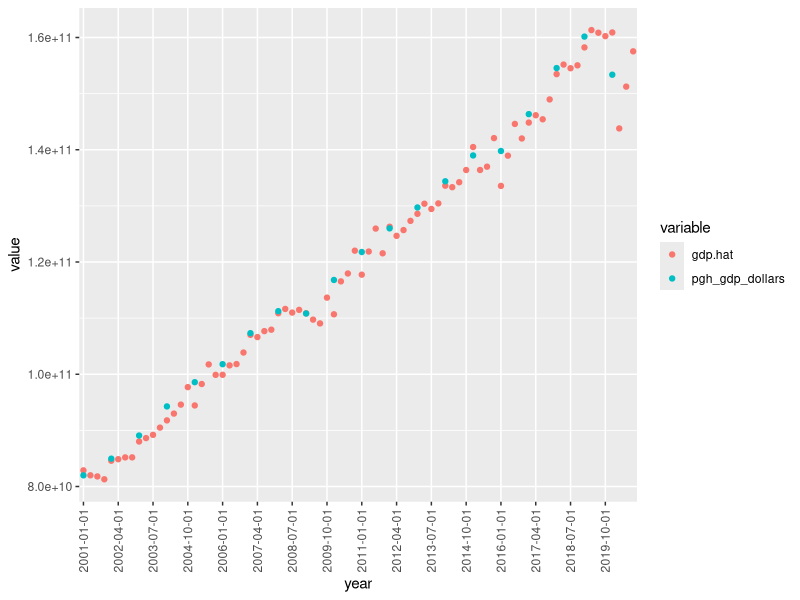
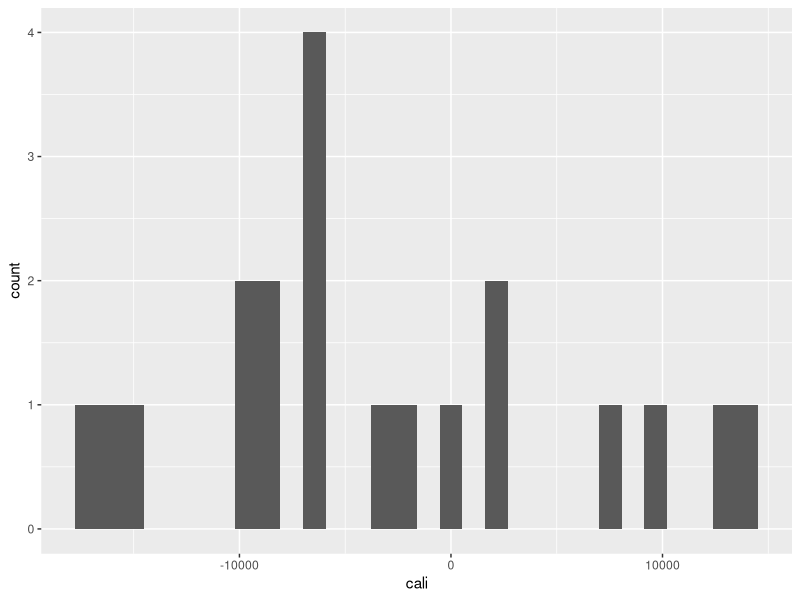
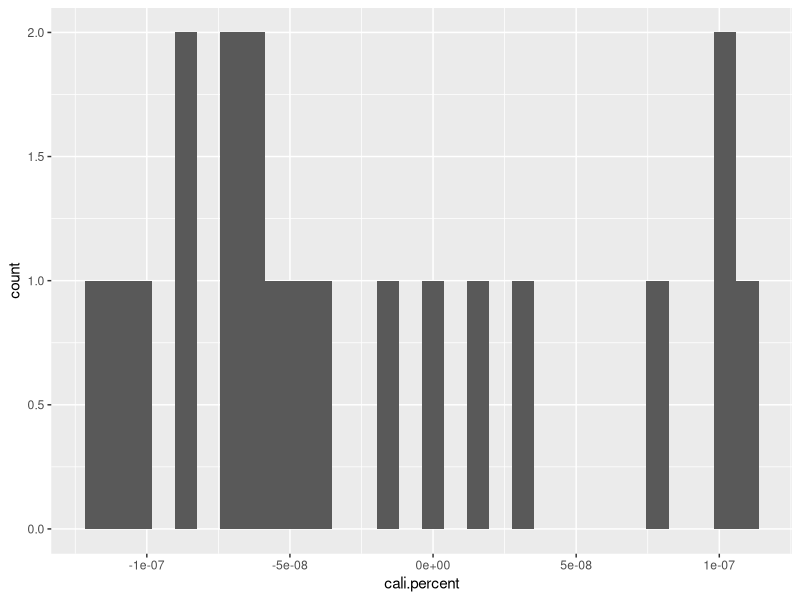
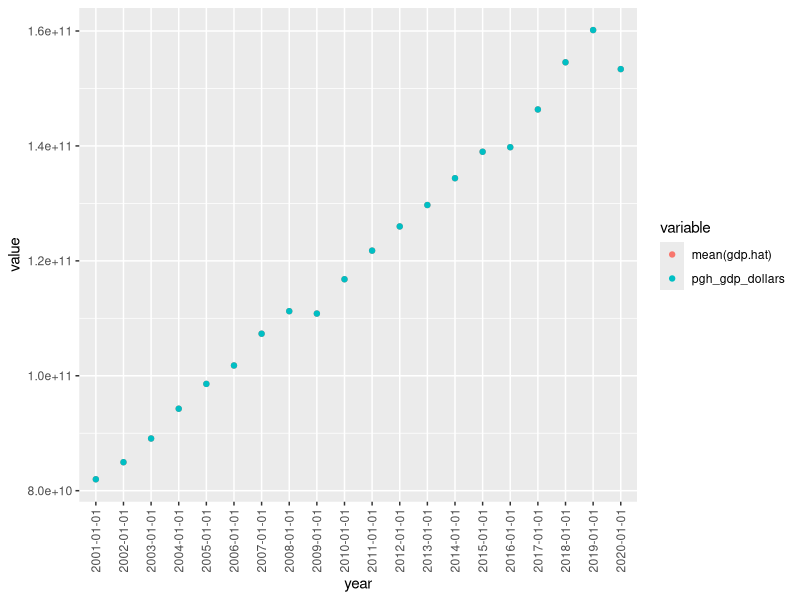
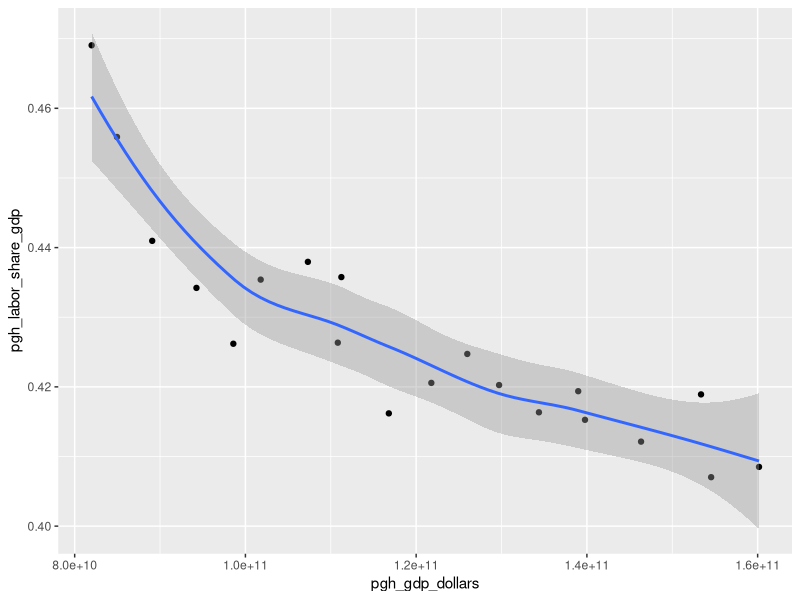
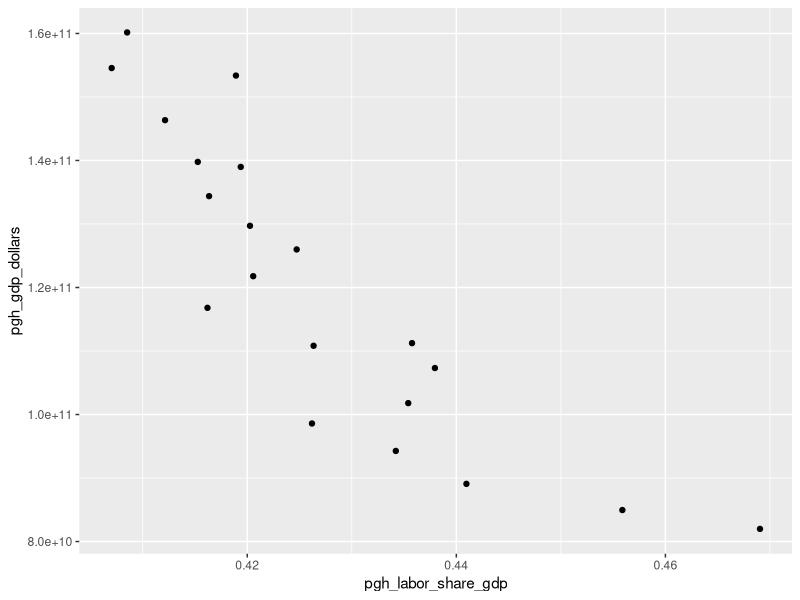

These charts were generated, in order, by the following R code:
## ---- chunk 1
rm(list=ls())
library(tidyverse) 
library(dbplyr) 
library(ggthemes)
library(ggplot2) 

##rm(list=ls())
q.wages <- read.csv("SCAN/quarterly.wages.csv") 
a.wage.data <- read.csv("SCAN/annual.wages.data.csv") 

df <- full_join(q.wages, a.wage.data)
## ---- chunk 2
df$year1 <- substr(df$year, 1, 4)

df$pgh.l.s.g <- df$pgh_labor_share_gdp
df2 <- df %>% 
  fill(pgh.l.s.g)

df2 <- df2 %>% 
  filter(year1 >= 2001 & year < 2021) 
df2$gdp.hat <- ((4 * df2$q_wages_dollars) / (df2$pgh.l.s.g)) 

g <- df2 %>% 
  group_by(year1) %>% 
  summarise(mean(gdp.hat)) 

df3 <- full_join(df2, g)

df3$cali <- df3$pgh_gdp_dollars - df3$`mean(gdp.hat)`

summary(df3$cali)

# make a difference/total real gdp for percent difference 

df3$cali.percent <- df3$cali / df3$pgh_gdp_dollars
## ---- chunk 3
# output calibration values in dollars 
df3$cali.percent.subset <- ifelse(is.na(df3$cali.percent), 0, 1)
df3.y <- df3 %>% 
  filter(cali.percent.subset == 1)

df3.y$cali

a <- df3.y$year1
a
# inputs
gdp.comp.graph <- df3 %>% 
  select("year", "gdp.hat", "pgh_gdp_dollars") %>% 
  gather(key = "variable", value = "value", -year)
gdp.comp.graph$year <- as.character.Date(gdp.comp.graph$year)

gdp.comp.graph$year1 <- substr(gdp.comp.graph$year, 1, 4)

p2 <- ggplot(data = gdp.comp.graph, mapping = aes(x = year, y = value)) 
p2 + geom_point(aes(color = variable)) + 
  scale_x_discrete(breaks = gdp.comp.graph$year[c(T,F,F,F,F)]) + 
  theme(axis.text.x=element_text(angle=90,hjust=1,vjust=0.5))

## ---- chunk 4
# graph calibration values 
p <- ggplot(data = df3, mapping = aes(x = cali))
p + geom_histogram()

p.p <- ggplot(data = df3, mapping = aes(x = cali.percent))
p.p + geom_histogram() 
summary(df3$cali)
summary(df3$cali.percent)


## ---- chunk 5


## make a percent change in labor share of gdp 
df3.y$labor_share_percentchange <- (((lag(df3.y$pgh_labor_share_gdp) - df3.y$pgh_labor_share_gdp) / lag(df3.y$pgh_labor_share_gdp))  * 100)

summary(df3.y$labor_share_percentchange)

## ---- chunk 6
gdp.graph <- df3.y %>%  
  select("year", "mean(gdp.hat)", "pgh_gdp_dollars") %>% 
  gather(key = "variable", value = "value", -year)

p.g <- ggplot(data = gdp.graph, mapping = aes(x = year, y = value)) 
p.g + geom_point(aes(color = variable)) + 
  theme(axis.text.x=element_text(angle=90,hjust=1,vjust=0.5))
  
## ---- chunk 7
p <- ggplot(data = df, mapping = aes(x = pgh_gdp_dollars, y = pgh_labor_share_gdp))
p + geom_point() + geom_smooth()

p1 <- ggplot(data = df, mapping = aes(x = pgh_labor_share_gdp, y = pgh_gdp_dollars))
p1 + geom_point() 
## ---- chunk 8
df$gdp_millions <- df$pgh_gdp_dollars * 1000000
fit <- lm(data = df, pgh_gdp_dollars ~ I(1/pgh_labor_share_gdp))
summary(fit) 

fit2 <- lm(data = df, gdp_millions ~ I(1/pgh_labor_share_gdp))
summary(fit2)

fit1 <- lm(data = df, I(1/pgh_labor_share_gdp) ~ pgh_gdp_dollars) 
summary(fit1)
## ---- chunk 9
annual.us <- read.csv("SCAN/Annual.csv") 
q.us <- read.csv("SCAN/Quarterly.csv") 
## clean annual data 

annual.us$labor_share <- annual.us$GDP_BA06RC1A027NBEA
annual.us$year <- substr(annual.us$DATE, 1, 4)
annual.us$gdp_yearly <- annual.us$GDP
annual.us1 <- annual.us  %>% 
  filter(year >= 1983 & year <2021) %>% 
  select("year", "DATE", "labor_share", "gdp_yearly") 

# join annual and quarterly us data 
df.us <- full_join(annual.us1, q.us)



## ---- chunk 10
# gdp it nominal because it had to be in order to get quarterly gdp estimates from yearly gdp using labor share of gdp 
df3$DATE <- df3$year
df3$pghngdp <- df3$gdp.hat
df.output <- df3 %>% 
  select("DATE", "pghngdp")
 
write.csv(df.output, "C:\\Users\\brobs\\Documents\\EstimatedPGHgdp.csv")
